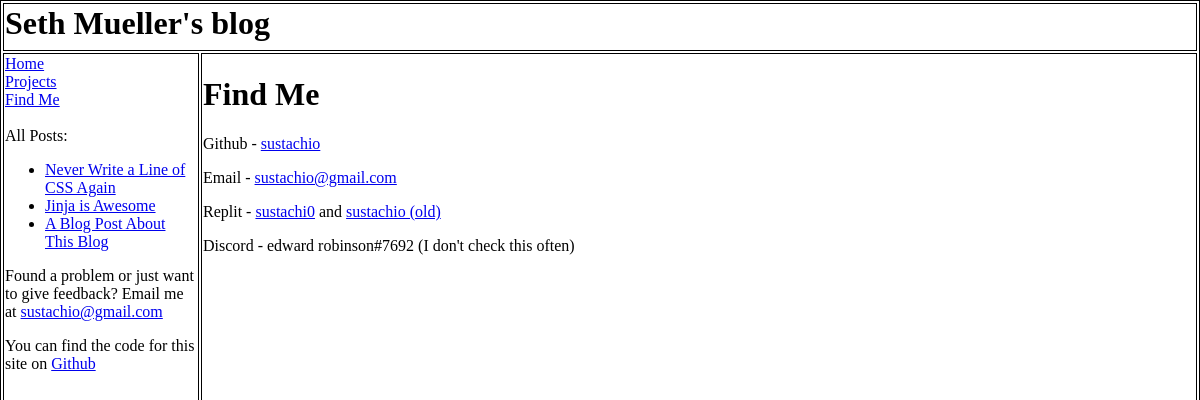
The app's page /findme with its own data.
### tables this page shows
CREATE TABLE posts (
            post_id text PRIMARY KEY NOT NULL,
            title text,
            type text,
            posted_on date,
            content text
        );

### main.py (the view)
@app.route("/findme")
def find_me():
    return page_wrapper(
        render_template(
            "find me.html",
            posts=db.get_posts(),
            all_posts=db.get_posts(),
        )
    )

### database.py (called while the page is built)
    def get_posts(self):
        self.db_cursor.execute("SELECT * FROM posts ORDER BY posted_on")
        posts = [
            {
                "id": post[0],
                "title": post[1],
                "type": post[2],
                "date": post[3],
                "content": post[4]
            }
            for post in self.db_cursor.fetchall()
        ]
        return posts

### main.py (called while the page is built)
def page_wrapper(page):
    return render_template(
        "head.html",    # wrapper template
        body= (
            doughnut.generate_html(page)
                if request.args.get("doughnut") != None
                else page
        ),
        extra_css = (   # make random css if random_css
            css_maker.generate_css(page)
                if request.args.get("random_css") != None
                else ""
        ) + (
            "*{white-space: pre-wrap;font-family: monospace;}"
                if request.args.get("doughnut") != None
                else ""
        )
    )

### templates/find me.html
{% extends "index.html" %}
{% block content %}
<h1>Find Me</h1>
<p>Github - <a href="https://github.com/sustachio" target="_blank">sustachio</a></p>
<p>Email - <a href="mailto: sustachio@gmail.com">sustachio@gmail.com</a></p>
<p>Replit -
    <a href="https://replit.com/@sustachi0" target="_blank">sustachi0</a>
    and
    <a href="https://replit.com/@sustachio" target="_blank">sustachio (old)</a>
</p>
<p>Discord - edward robinson#7692 (I don't check this often)</p>
{% endblock %}

### templates/index.html
<table id="body" border="solid">
    <tr id="top">
        <th id="logo" colspan="2">Seth Mueller's blog</th>
    </tr>
    <tr>
        <td id="page-list">
            <a href="{{ url_for('home') }}">Home</a><br>
            <a href="{{ url_for('projects') }}">Projects</a><br>
            <a href="{{ url_for('find_me') }}">Find Me</a><br>
            <br>
            All Posts:
            <ul>
                {% if all_posts %}
                    {% set side_posts = all_posts %}
                {% else %}
                    {% set side_posts = posts %}
                {% endif %}
                {% for post in side_posts|reverse %}
                    <li><a href="{{ url_for('post', post_id=post.id) }}">{{ post.title }}</a></li>
                {% endfor %}
            </ul>
            <footer>Found a problem or just want to give feedback? Email me at <a href="mailto: sustachio@gmail.com?subject=Blog Feedback">sustachio@gmail.com</a></footer>
            <footer>You can find the code for this site on                 <a href="https://github.com/sustachio/blog" target="_blank">Github</a></footer>
        </td>
        <td>
            {% block content %}{% endblock %}
        </td>
    </tr>
</table>

### static/main.css (style rules this page uses)
html, body { height: 100%; padding: 0; margin: 0; }
table, th, td { border: 1px solid; text-align: left; vertical-align: top; }
footer { margin-top: 1rem; }
#body { width: 100%; height: 100%; }
#top { height: 3rem; }
#logo { font-size: 2rem; }
#page-list { width: 12rem; }

### records on screen
posts: title "Never Write a Line of CSS Again"
posts: title "Jinja is Awesome"
posts: title "A Blog Post About This Blog"
